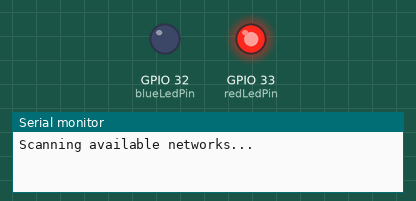
This sketch was run on a simulated ESP32. On the bench: output pins drawn as LEDs (lit = HIGH), the last lines printed to the serial monitor. A WiFi scan finds three made-up networks.

Above: at 2.0 s.
At 18.0 s:
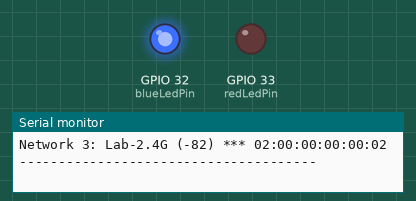
Timing chart, 0 to 42.8 s (numbered marks = the images above):
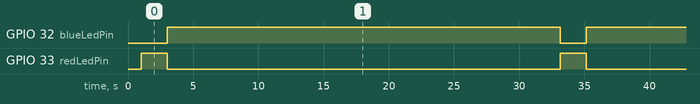

The sketch:

WifiChecker.ino
```cpp
#include "WiFi.h"
#define blueLedPin 32
#define redLedPin 33

void setup() {
  pinMode(redLedPin, OUTPUT);
  pinMode(blueLedPin, OUTPUT);

  Serial.begin(115200);
  WiFi.mode(WIFI_STA);
  WiFi.disconnect();
  delay(1000);
}

void loop() {
  Serial.println("Scanning available networks...");
  digitalWrite(redLedPin, HIGH);
  digitalWrite(blueLedPin, LOW);
  int n = WiFi.scanNetworks();
  if (n != 0) {
    digitalWrite(redLedPin, LOW);
    digitalWrite(blueLedPin, HIGH);
    Serial.print(n);
    Serial.println(" networks found");
    for (int i = 0; i < n; ++i) {
      Serial.print("Network ");
      Serial.print(i + 1);
      Serial.print(": ");
      Serial.print(WiFi.SSID(i));
      Serial.print(" (");
      Serial.print(WiFi.RSSI(i));
      Serial.print(") ");
      Serial.print((WiFi.encryptionType(i) == WIFI_AUTH_OPEN) ? "open" : "*** ");
      Serial.println(WiFi.BSSIDstr(i));
      delay(50);
    }
  } else {
    Serial.println("No available networks found");
    digitalWrite(redLedPin, LOW);
    digitalWrite(blueLedPin, LOW);
  }
  Serial.println("\n--------------------------------------\n");
  delay(30000);
}
```

Measured:
- by itself, GPIO 32 (blueLedPin): alternates HIGH for 30.2 s and LOW for 2.0 s
- by itself, GPIO 33 (redLedPin): alternates HIGH for 2.0 s and LOW for 30.2 s
